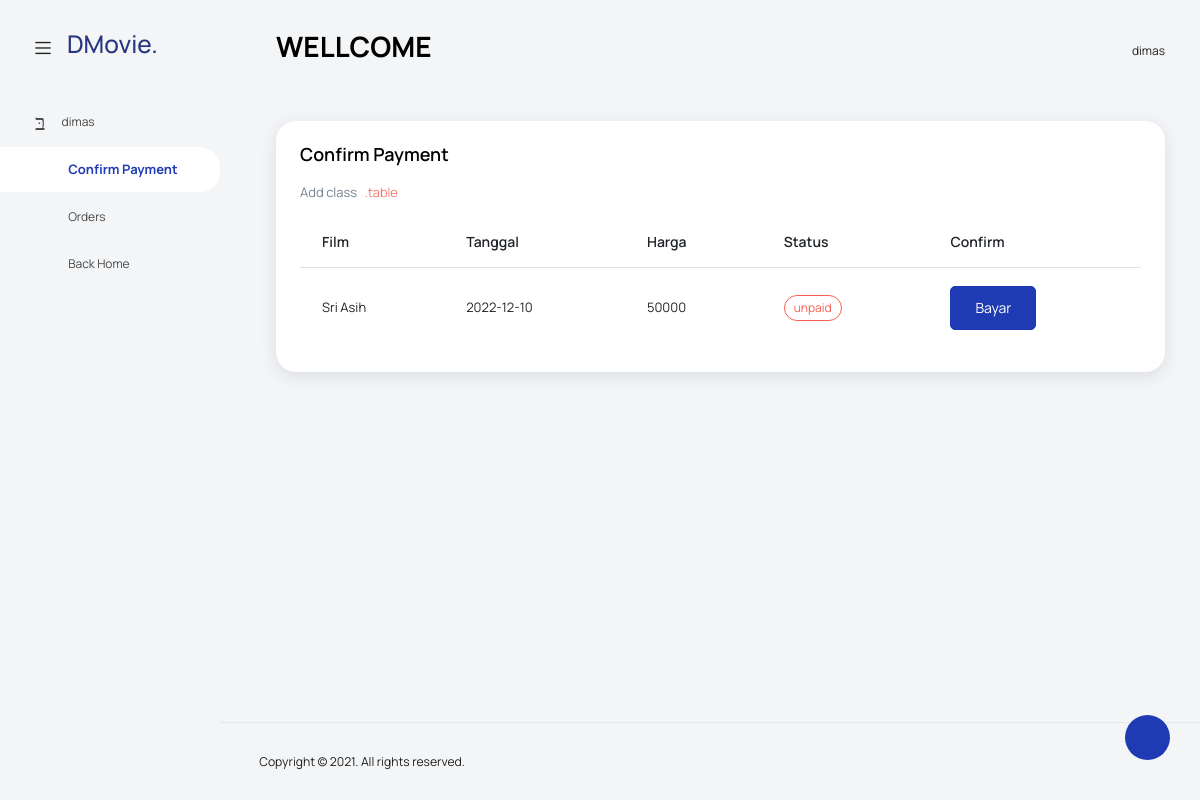
The app's page /profile/index.php?page=userpayment (signed in) with its own data.
### tables this page shows
CREATE TABLE `pemesanan` (
  `id_pemesanan` int(11) NOT NULL,
  `id_user` int(11) NOT NULL,
  `id_film` int(11) NOT NULL,
  `id_jadwal` int(11) NOT NULL,
  `seat` enum('1','2','3','4','5','6','7','8','9','10','11','12','13','14','15','16','17','18','19','20') NOT NULL,
  `id_jam` int(11) NOT NULL,
  `id_studio` int(11) NOT NULL,
  `status` enum('paid','unpaid','proccess') NOT NULL
);

CREATE TABLE `film` (
  `id_film` int(11) NOT NULL,
  `judul` varchar(100) DEFAULT NULL,
  `genre` varchar(50) DEFAULT NULL,
  `durasi` varchar(50) DEFAULT NULL,
  `pemain` text DEFAULT NULL,
  `poster` text DEFAULT NULL,
  `sinopsis` text DEFAULT NULL,
  `harga` varchar(50) DEFAULT NULL,
  `kategory` enum('nowplaying','upcoming') NOT NULL
);

CREATE TABLE `jadwal` (
  `id_jadwal` int(11) NOT NULL,
  `tanggal` date NOT NULL
);

### profile/payment.php (the view, shortened to what this page needs)
<?php
$payment = isset($_GET["pay"]) ? $_GET["pay"] : "userpayment";
if ($payment === "confirm") {
    formBayar();
} else if ($payment === "confirmaction") {
    uploadResi();
} else {
    getData();
}
function getData()
{
    $koneksi = getConnection();
    $id_user = $_SESSION["id_user"];
    $query = mysqli_query($koneksi, "SELECT * FROM pemesanan JOIN film on pemesanan.id_film = film.id_film JOIN jadwal on pemesanan.id_jadwal = jadwal.id_jadwal WHERE `status`='unpaid' AND id_user='$id_user'");
?>
    <div class="col-lg-12 grid-margin stretch-card">
        <div class="card">
            <div class="card-body">
                <h4 class="card-title">Confirm Payment</h4>
                <p class="card-description">
                    Add class <code>.table</code>
                </p>
                <div class="table-responsive">
                    <table class="table">
                        <thead>
                            <tr>
                                <th>Film</th>
                                <th>Tanggal</th>
                                <th>Harga</th>
                                <th>Status</th>
                                <th>Confirm</th>
                            </tr>
                        </thead>
                        <tbody>
                            <?php
                            while ($data = mysqli_fetch_object($query)) {
                            ?>
                                <tr>
                                    <td><?php echo $data->judul ?></td>
                                    <td><?php echo $data->tanggal ?></td>
                                    <td><?php echo $data->harga ?></td>
                                    <td><label class="badge badge-danger"><?php echo $data->status ?></label></td>
                                    <td><a href="?page=userpayment&pay=confirm&id_pesan=<?php echo $data->id_pemesanan ?>" class="btn btn-primary">Bayar</a></td>
                                </tr>
                            <?php
                            } ?>
                        </tbody>
                    </table>
                </div>
            </div>
        </div>
    </div>
<?php
}
?>

### records on screen
pemesanan: id_film.judul "Sri Asih", id_jadwal.tanggal "2022-12-10", id_film.harga "50000", status "unpaid"

### other values on screen
$_SESSION['nama'] "dimas"
$_SESSION["nama"] "dimas"
